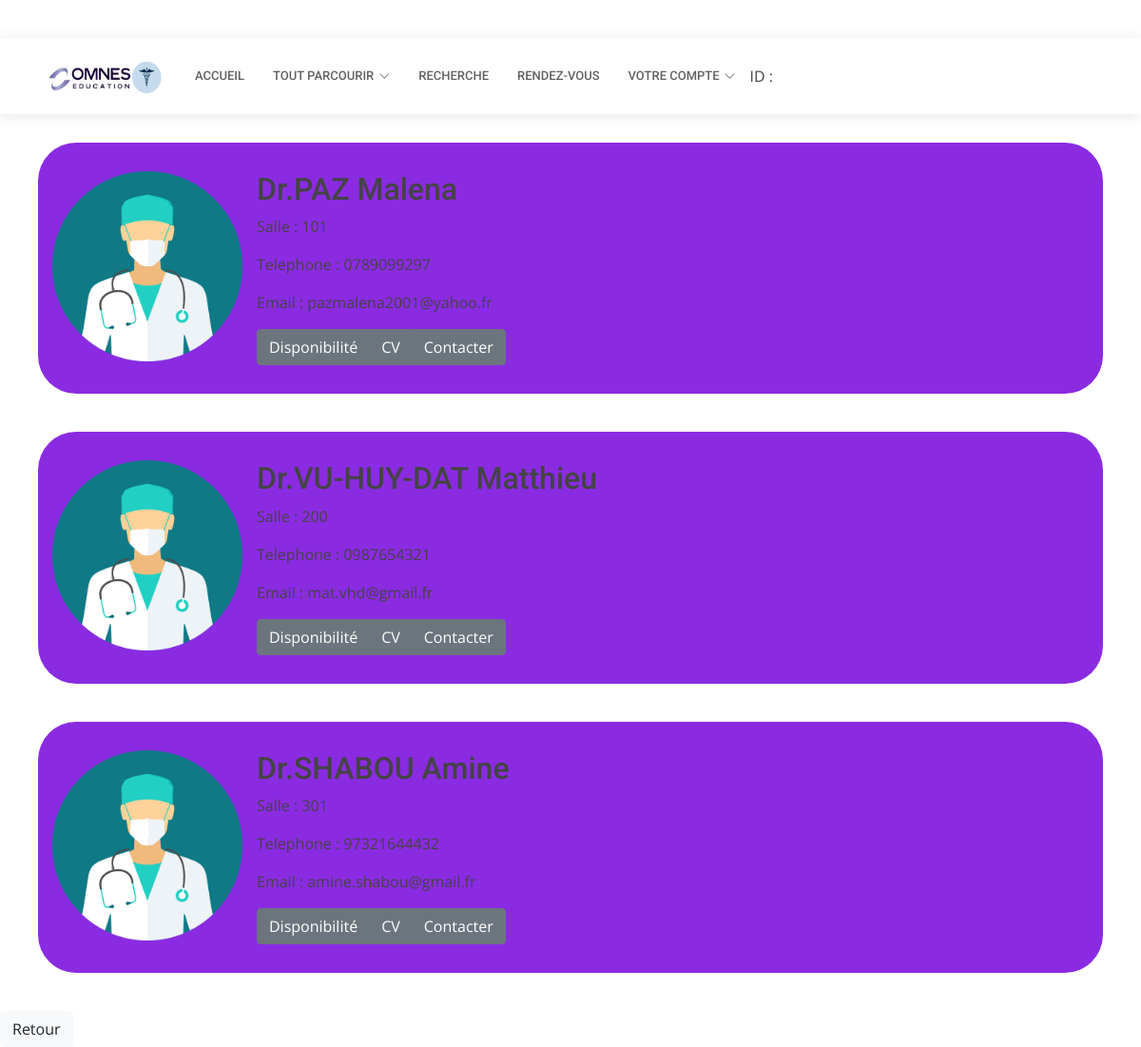
The page /MedecinGeneraliste.php on the database its author committed.
### tables this page shows
CREATE TABLE IF NOT EXISTS `medecin` (
  `ID` int(20) NOT NULL AUTO_INCREMENT,
  `Nom` varchar(30) NOT NULL,
  `Prenom` varchar(30) NOT NULL,
  `Login` varchar(30) NOT NULL,
  `Mdp` varchar(30) NOT NULL,
  `Specialiste` tinyint(1) NOT NULL,
  `Email` varchar(50) NOT NULL,
  `Tel` varchar(30) NOT NULL,
  `Specialite` varchar(50) NOT NULL,
  `Photo` varchar(200) NOT NULL,
  `Salle` varchar(10) NOT NULL,
  PRIMARY KEY (`ID`)
);

### MedecinGeneraliste.php (the view, shortened to what this page needs)
<!doctype html>
<html lang="en">
  <head>
    <link rel="stylesheet" href=https://stackpath.bootstrapcdn.com/bootstrap/4.3.1/css/bootstrap.min.css>
    <link href="MedGene.css" rel="stylesheet" type="text/css"/>
  <link href="assets/vendor/fontawesome-free/css/all.min.css" rel="stylesheet">
  <link href="assets/vendor/animate.css/animate.min.css" rel="stylesheet">
  <link href="assets/vendor/aos/aos.css" rel="stylesheet">
  <link href="assets/vendor/bootstrap-icons/bootstrap-icons.css" rel="stylesheet">
  <link href="assets/vendor/boxicons/css/boxicons.min.css" rel="stylesheet">
  <link href="assets/vendor/glightbox/css/glightbox.min.css" rel="stylesheet">
  <link href="assets/vendor/swiper/swiper-bundle.min.css" rel="stylesheet">
  <link href="assets/css/style.css" rel="stylesheet">
  </head>
  <body>
  <header id="header" class="fixed-top">
    <div class="container d-flex align-items-center">
      <a href="index.html" class="logo me-auto"><img src="Omnes sante.png" alt="Omnes sante logo" height="280" width="130"></a>
      <nav id="navbar" class="navbar order-last order-lg-0">
        <ul>
          <li><a class="nav-link scrollto " href="accueilPat.php">Accueil</a></li>
          <li class="dropdown"><a href="#"><span>Tout parcourir</span> <i class="bi bi-chevron-down"></i></a>
          </li>
          <li><a class="nav-link scrollto" href="#services">Recherche</a></li>
          <li><a class="nav-link scrollto" href="#departments">Rendez-vous</a></li>
          <li class="dropdown"><a href="#"><span>Votre compte</span><i class="bi bi-chevron-down"></i></a>
            </li>
            <div class="col-sm">
                <?php echo "ID : " . $idpatient ?>
                        </div>
        </ul>
      </nav>
    </div>
  </header>
        <div id="SectionEnseignants">
        <?php
$Connexion = mysqli_connect('localhost', 'root', '','omnes sante' );
$sql = "SELECT * FROM medecin";
$result = mysqli_query($Connexion,$sql);
 while($data = mysqli_fetch_assoc($result)){
   echo'<div class="Enseignants">';
               echo' <div class="row">';
                        echo '<div class="PhotoID">';
                           echo' <a href="#"><img class="image" src="'.$data['Photo'].'" alt="Photo profil" width ="200" height="200"/></a>';
                       echo'</div>';
                    echo '<div class="col-sm"> ';
                        echo'<h2 href=""> Dr.'. $data['Nom'] .'   '.$data['Prenom'] . '</h2>';
                        echo'<div class="row">';
                            echo'<div class="col-sm">';
                               echo'<p>Salle : '. $data['Salle'].'</p>';
                            echo'</div>';
                        echo'</div>';
                       echo'<div class="row">';
                            echo'<div class="col-sm">';
                                echo'<p>Telephone : '. $data['Tel'].'</p>';
                            echo'</div>';
                        echo '</div>';
                        echo'<div class="row">';
                            echo'<div class="col-sm">';
                                echo'<p>Email : '.$data['Email'].' </p>';
                           echo'</div>';
                        echo'</div>';
                        echo'<div class="col-sm">';
                        echo'<div class="row" >';
                        echo'<div class="btn-group" role="group" aria-label="Basic example">';
                        echo'<a role="button" class="btn btn-secondary" href="AfficheMed.php?nom='.$data['Nom'].'& prenom='.$data['Prenom'].'">Disponibilité</a>';
                        echo'<a role="button" class="btn btn-secondary" href="">CV</a>';
                        echo'<a role="button" class="btn btn-secondary" href="">Contacter</a>';
                        echo'</div>';
                        echo'</div></div>';
                        echo'</div>';
                        echo'</div>';
                        echo'</div>';
}
?>
        </div>
        <a role="button" class="btn btn-light" href="accueil.html">Retour</a>
  </body>
</html>

### MedGene.css (style rules this page uses)
#SectionEnseignants { margin-top: 150px; }
.Enseignants { background-color: blueviolet; padding: 30px; margin: 40px; border-radius: 40px; }
.btn-light { margin-right: 50px; }

### assets/css/style.css (style rules this page uses)
body { font-family: "Open Sans", sans-serif; color: #444444; }
a { color: #3fbbc0; text-decoration: none; }
h1, h2, h3, h4, h5, h6 { font-family: "Roboto", sans-serif; }
#header { background: #fff; transition: all 0.5s; z-index: 997; padding: 20px 0; top: 40px; box-shadow: 0px 2px 15px rgba(0, 0, 0, 0.1); }
#header .logo { font-size: 28px; margin: 0; padding: 0; line-height: 1; font-weight: 600; letter-spacing: 0.5px; text-transform: uppercase; }
#header .logo img { max-height: 40px; }
.navbar { padding: 0; }
.navbar ul { margin: 0; padding: 0; display: flex; list-style: none; align-items: center; }
.navbar li { position: relative; }
.navbar a, .navbar a:focus { display: flex; align-items: center; justify-content: space-between; padding: 10px 0 10px 30px; font-family: "Roboto", sans-serif; font-size: 13px; color: #626262; white-space: nowrap; transition: 0.3s; text-transform: uppercase; font-weight: 500; }
.navbar a i, .navbar a:focus i { font-size: 12px; line-height: 0; margin-left: 5px; }

### rows shown on the page
medecin: Photo (picture), Nom "PAZ", Prenom "Malena", Salle "101", Tel "0789099297", Email "pazmalena2001@yahoo.fr"
medecin: Photo (picture), Nom "VU-HUY-DAT", Prenom "Matthieu", Salle "200", Tel "0987654321", Email "mat.vhd@gmail.fr"
medecin: Photo (picture), Nom "SHABOU", Prenom "Amine", Salle "301", Tel "97321644432", Email "amine.shabou@gmail.fr"
